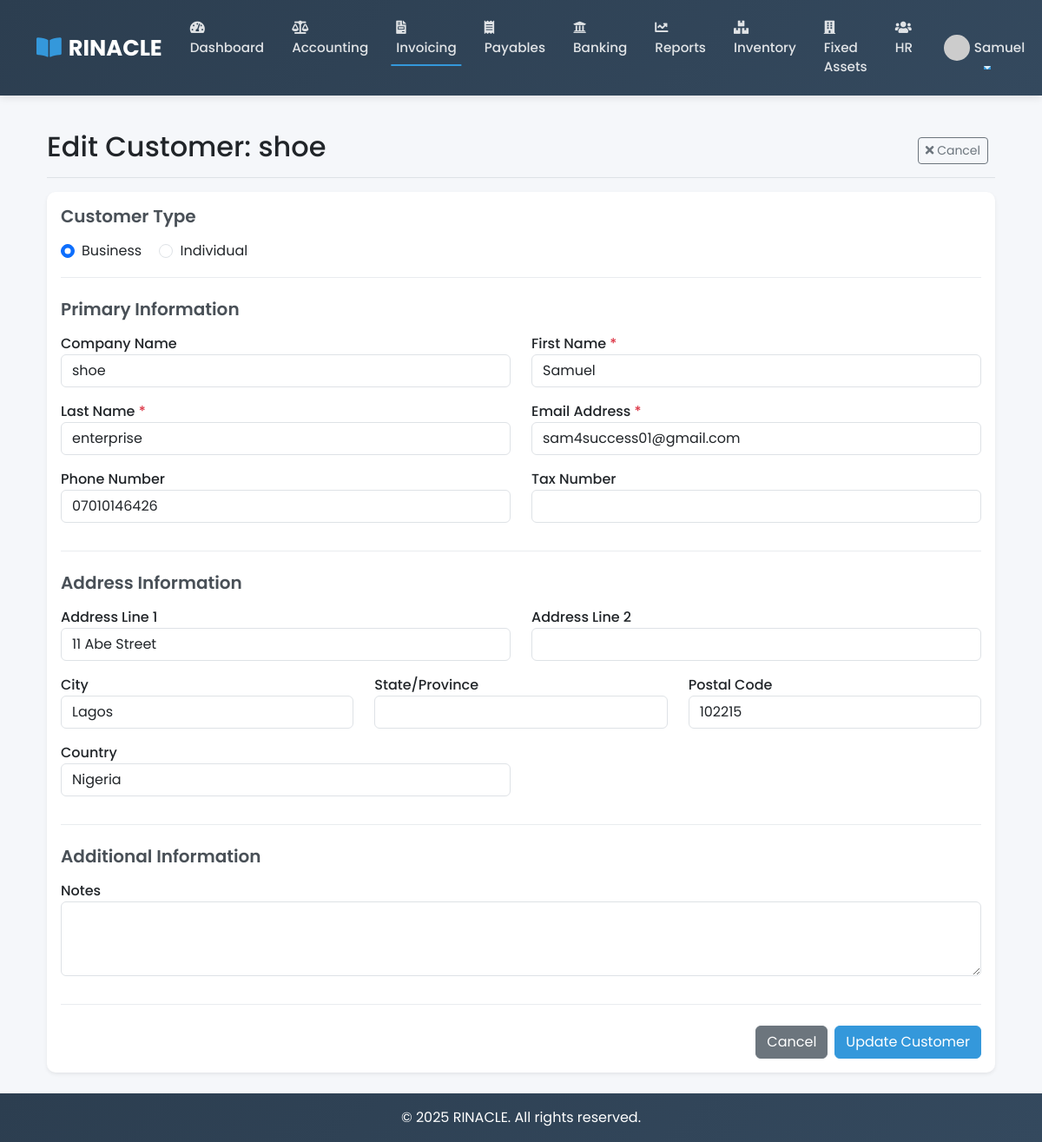
The page /invoicing/customers/1/edit/ (signed in) on the database its author committed.
### invoicing/models.py (models this page shows, shortened)
class Customer(models.Model):
    CUSTOMER_TYPES = [
        ('business', 'Business'),
        ('individual', 'Individual'),
    ]
    customer_type = models.CharField(max_length=20, choices=CUSTOMER_TYPES, default='business')
    company_name = models.CharField(max_length=255, blank=True, null=True)
    first_name = models.CharField(max_length=100)
    last_name = models.CharField(max_length=100)
    email = models.EmailField()
    phone = models.CharField(max_length=20, blank=True, null=True)
    address_line1 = models.CharField(max_length=255, blank=True, null=True)
    address_line2 = models.CharField(max_length=255, blank=True, null=True)
    city = models.CharField(max_length=100, blank=True, null=True)
    state = models.CharField(max_length=100, blank=True, null=True)
    postal_code = models.CharField(max_length=20, blank=True, null=True)
    country = models.CharField(max_length=100, blank=True, null=True)
    tax_number = models.CharField(max_length=50, blank=True, null=True)
    notes = models.TextField(blank=True, null=True)
    created_at = models.DateTimeField(auto_now_add=True)
    updated_at = models.DateTimeField(auto_now=True)
    created_by = models.ForeignKey(settings.AUTH_USER_MODEL, on_delete=models.PROTECT, related_name='customers_created')
    class Meta:
        ordering = ['-created_at']
    def __str__(self):
        if self.customer_type == 'business' and self.company_name:
            return self.company_name
        return f"{self.first_name} {self.last_name}"

### invoicing/views.py (the view)
# urls.py: path('customers/<int:pk>/edit/', views.customer_edit, name='customer_edit'),
@login_required
def customer_edit(request, pk):
    customer = get_object_or_404(Customer, pk=pk)
    if request.method == 'POST':
        form = CustomerForm(request.POST, instance=customer)
        if form.is_valid():
            form.save()
            messages.success(request, f'Customer {customer} updated successfully.')
            return redirect('invoicing:customer_detail', pk=customer.pk)
    else:
        form = CustomerForm(instance=customer)
    context = {
        'title': f'Edit Customer: {customer}',
        'form': form,
        'customer': customer,
    }
    return render(request, 'invoicing/customer_form.html', context)

### invoicing/forms.py
class CustomerForm(forms.ModelForm):
    class Meta:
        model = Customer
        fields = [
            'customer_type', 'company_name', 'first_name', 'last_name',
            'email', 'phone', 'address_line1', 'address_line2',
            'city', 'state', 'postal_code', 'country',
            'tax_number', 'notes'
        ]
        widgets = {
            'notes': forms.Textarea(attrs={'rows': 3}),
        }
    def __init__(self, *args, **kwargs):
        super().__init__(*args, **kwargs)
        self.fields['company_name'].required = False
        for field_name, field in self.fields.items():
            field.widget.attrs['class'] = 'form-control'

### templates/invoicing/customer_form.html (shortened to what this page needs)
{% extends 'base.html' %}
{% block extra_css %}
<link href="https://cdnjs.cloudflare.com/ajax/libs/font-awesome/5.15.4/css/all.min.css" rel="stylesheet">
{% endblock %}
{% block content %}
<div class="container-fluid">
  <div class="d-flex justify-content-between flex-wrap flex-md-nowrap align-items-center pt-3 pb-2 mb-3 border-bottom">
    <h1 class="h2">{{ title }}</h1>
    <div class="btn-toolbar mb-2 mb-md-0">
      <div class="btn-group me-2">
        <a href="{% if customer %}{% url 'invoicing:customer_detail' customer.id %}{% else %}{% url 'invoicing:customer_list' %}{% endif %}" class="btn btn-sm btn-outline-secondary">
          <i class="fas fa-times"></i> Cancel
        </a>
      </div>
    </div>
  </div>
  <div class="card shadow-sm">
    <div class="card-body">
      <form method="post" id="customerForm">
        <div class="form-section">
          <h5 class="form-section-title">Customer Type</h5>
          <div class="row">
            <div class="col-md-6">
              <div class="form-check form-check-inline">
                <input class="form-check-input" type="radio" name="customer_type" id="customerTypeBusiness" value="business" {% if form.customer_type.value == 'business' %}checked{% endif %} {% if not form.customer_type.value %}checked{% endif %}>
                <label class="form-check-label" for="customerTypeBusiness">Business</label>
              </div>
              <div class="form-check form-check-inline">
                <input class="form-check-input" type="radio" name="customer_type" id="customerTypeIndividual" value="individual" {% if form.customer_type.value == 'individual' %}checked{% endif %}>
                <label class="form-check-label" for="customerTypeIndividual">Individual</label>
              </div>
            </div>
          </div>
        </div>
        <div class="form-section">
          <h5 class="form-section-title">Primary Information</h5>
          <div class="row">
            <div class="col-md-6 mb-3 business-field">
              <div class="form-group">
                <label for="{{ form.company_name.id_for_label }}">Company Name</label>
                {{ form.company_name }}
              </div>
            </div>
            <div class="col-md-6 mb-3 required-field">
              <div class="form-group">
                <label for="{{ form.first_name.id_for_label }}">First Name</label>
                {{ form.first_name }}
              </div>
            </div>
            <div class="col-md-6 mb-3 required-field">
              <div class="form-group">
                <label for="{{ form.last_name.id_for_label }}">Last Name</label>
                {{ form.last_name }}
              </div>
            </div>
            <div class="col-md-6 mb-3 required-field">
              <div class="form-group">
                <label for="{{ form.email.id_for_label }}">Email Address</label>
                {{ form.email }}
              </div>
            </div>
            <div class="col-md-6 mb-3">
              <div class="form-group">
                <label for="{{ form.phone.id_for_label }}">Phone Number</label>
                {{ form.phone }}
              </div>
            </div>
            <div class="col-md-6 mb-3 business-field">
              <div class="form-group">
                <label for="{{ form.tax_number.id_for_label }}">Tax Number</label>
                {{ form.tax_number }}
              </div>
            </div>
          </div>
        </div>
        <div class="form-section">
          <h5 class="form-section-title">Address Information</h5>
          <div class="row">
            <div class="col-md-6 mb-3">
              <div class="form-group">
                <label for="{{ form.address_line1.id_for_label }}">Address Line 1</label>
                {{ form.address_line1 }}
              </div>
            </div>
            <div class="col-md-6 mb-3">
              <div class="form-group">
                <label for="{{ form.address_line2.id_for_label }}">Address Line 2</label>
                {{ form.address_line2 }}
              </div>
            </div>
            <div class="col-md-4 mb-3">
              <div class="form-group">
                <label for="{{ form.city.id_for_label }}">City</label>
                {{ form.city }}
              </div>
            </div>
            <div class="col-md-4 mb-3">
              <div class="form-group">
                <label for="{{ form.state.id_for_label }}">State/Province</label>
                {{ form.state }}
              </div>
            </div>
            <div class="col-md-4 mb-3">
              <div class="form-group">
                <label for="{{ form.postal_code.id_for_label }}">Postal Code</label>
                {{ form.postal_code }}
              </div>
            </div>
            <div class="col-md-6 mb-3">
              <div class="form-group">
                <label for="{{ form.country.id_for_label }}">Country</label>
                {{ form.country }}
              </div>
            </div>
          </div>
        </div>
        <div class="form-section">
          <h5 class="form-section-title">Additional Information</h5>
          <div class="row">
            <div class="col-md-12 mb-3">
              <div class="form-group">
                <label for="{{ form.notes.id_for_label }}">Notes</label>
                {{ form.notes }}
              </div>
            </div>
          </div>
        </div>
        <div class="d-flex justify-content-end">
          <a href="{% if customer %}{% url 'invoicing:customer_detail' customer.id %}{% else %}{% url 'invoicing:customer_list' %}{% endif %}" class="btn btn-secondary me-2">Cancel</a>
          <button type="submit" name="save" class="btn btn-primary">
            {% if customer %}Update{% else %}Save{% endif %} Customer
          </button>
        </div>
      </form>
    </div>
  </div>
</div>
{% endblock %}

### templates/base.html (shortened to what this page needs)
<!DOCTYPE html>
<html lang="en">
<head>
    <link href="https://cdn.jsdelivr.net/npm/bootstrap@5.3.0/dist/css/bootstrap.min.css" rel="stylesheet">
    <link href="https://cdnjs.cloudflare.com/ajax/libs/font-awesome/6.4.2/css/all.min.css" rel="stylesheet">
    {% block extra_css %}{% endblock %}
</head>
<body>
    <nav class="navbar navbar-expand-lg navbar-dark">
        <div class="container">
            <a class="navbar-brand" href="{% url 'core:home' %}">
                <i class="fas fa-book-open"></i>RINACLE
            </a>
            <div class="collapse navbar-collapse" id="navbarNav">
                <ul class="navbar-nav me-auto">
                    {% if user.is_authenticated %}
                        <li class="nav-item">
                            <a class="nav-link {% if request.resolver_match.url_name == 'dashboard' %}active{% endif %}" href="{% url 'core:dashboard' %}">
                                <i class="fas fa-tachometer-alt"></i> Dashboard
                            </a>
                        </li>
                        <li class="nav-item">
                            <a class="nav-link {% if request.resolver_match.url_name == 'accounting' %}active{% endif %}" href="{% url 'accounting:home' %}">
                                <i class="fas fa-balance-scale"></i> Accounting
                            </a>
                        </li>
                        <li class="nav-item">
                            <a class="nav-link {% if request.resolver_match.url_name == 'invoicing' %}active{% endif %}" href="{% url 'invoicing:home' %}">
                                <i class="fas fa-file-invoice"></i> Invoicing
                            </a>
                        </li>
                        <li class="nav-item">
                            <a class="nav-link {% if request.resolver_match.url_name == 'payables' %}active{% endif %}" href="{% url 'payables:home' %}">
                                <i class="fas fa-receipt"></i> Payables
                            </a>
                        </li>
                        <li class="nav-item">
                            <a class="nav-link {% if request.resolver_match.url_name == 'banking' %}active{% endif %}" href="{% url 'banking:home' %}">
                                <i class="fas fa-university"></i> Banking
                            </a>
                        </li>
                        <li class="nav-item">
                            <a class="nav-link {% if request.resolver_match.url_name == 'reports' %}active{% endif %}" href="{% url 'reports:home' %}">
                                <i class="fas fa-chart-line"></i> Reports
                            </a>
                        </li>
                        <li class="nav-item">
                            <a class="nav-link {% if request.resolver_match.url_name == 'inventory' %}active{% endif %}" href="{% url 'inventory:home' %}">
                                <i class="fas fa-boxes"></i> Inventory
                            </a>
                        </li>
                        <li class="nav-item">
                            <a class="nav-link {% if request.resolver_match.url_name == 'fixed_assets' %}active{% endif %}" href="{% url 'fixed_assets:home' %}">
                                <i class="fas fa-building"></i> Fixed Assets
                            </a>
                        </li>
                        <li class="nav-item">
                            <a class="nav-link {% if request.resolver_match.url_name == 'hr' %}active{% endif %}" href="{% url 'hr:home' %}">
                                <i class="fas fa-users"></i> HR
                            </a>
                        </li>
                    {% endif %}
                </ul>
                <ul class="navbar-nav">
                    {% if user.is_authenticated %}
                        <li class="nav-item dropdown">
                            <a class="nav-link dropdown-toggle d-flex align-items-center" href="#" role="button" data-bs-toggle="dropdown">
                                <div class="user-avatar">
                                    <img src="https://ui-avatars.com/api/?name={{ user.first_name }}+{{ user.last_name }}&background=3498db&color=fff" alt="{{ user.username }}">
                                </div>
                                {{ user.first_name|default:user.username }}
                            </a>
                        </li>
                    {% endif %}
                </ul>
            </div>
        </div>
    </nav>
    <main class="py-4">
        <div class="container">
            {% block content %}{% endblock %}
        </div>
    </main>
    <footer class="footer mt-auto py-3 bg-dark">
        <div class="container text-center">
            <span class="text-white">© {% now "Y" %} RINACLE. All rights reserved.</span>
        </div>
    </footer>
</body>
</html>

### templates/base.html (style rules this page uses)
:root { --primary-color: #3498db; --secondary-color: #2c3e50; --accent-color: #e74c3c; --light-bg: #f8f9fa; --dark-bg: #343a40; }
body { font-family: 'Poppins', sans-serif; display: flex; flex-direction: column; min-height: 100vh; background-color: #f5f7fa; }
main { flex: 1; }
.navbar { box-shadow: 0 2px 10px rgba(0, 0, 0, 0.1); padding: 0.7rem 1rem; background: linear-gradient(135deg, var(--secondary-color), #34495e); }
.navbar-brand { font-weight: 700; font-size: 1.6rem; display: flex; align-items: center; }
.navbar-brand i { margin-right: 8px; color: var(--primary-color); }
.nav-link { font-weight: 500; padding: 0.6rem 1rem !important; transition: all 0.3s ease; font-size: 0.95rem; position: relative; }
.nav-link:after { content: ''; position: absolute; width: 0; height: 2px; background: var(--primary-color); left: 50%; bottom: 0; transform: translateX(-50%); transition: width 0.3s; }
.nav-link:hover:after, .nav-link.active:after { width: 80%; }
.nav-link i { margin-right: 5px; }
.btn-primary { background-color: var(--primary-color); border-color: var(--primary-color); }
.card { border-radius: 10px; border: none; box-shadow: 0 4px 12px rgba(0, 0, 0, 0.05); transition: transform 0.3s, box-shadow 0.3s; }
footer { background: linear-gradient(135deg, var(--secondary-color), #34495e); color: white; padding: 2rem 0; margin-top: 3rem; }
.user-avatar { width: 30px; height: 30px; border-radius: 50%; overflow: hidden; margin-right: 5px; }
.user-avatar img { width: 100%; height: 100%; object-fit: cover; }
.navbar-dark .navbar-nav .nav-link { color: rgba(255, 255, 255, 0.85); }

### templates/invoicing/customer_form.html (style rules this page uses)
.form-group label { font-weight: 500; }
.required-field label::after { content: ' *'; color: #dc3545; }
.form-section { border-bottom: 1px solid #e9ecef; padding-bottom: 1rem; margin-bottom: 1.5rem; }
.form-section-title { font-weight: 600; color: #495057; margin-bottom: 1rem; }

### rows shown on the page
Customer: customer_type "☑ Business", customer_type "☐ Individual", company_name "shoe", first_name "Samuel", last_name "enterprise", email "sam4success01@gmail.com", phone "07010146426", address_line1 "11 Abe Street", city "Lagos", postal_code "102215", country "Nigeria"

### other values the page prints
{{ user.first_name|default:user.username }} "Samuel"
{{ title }} "Edit Customer: shoe"
